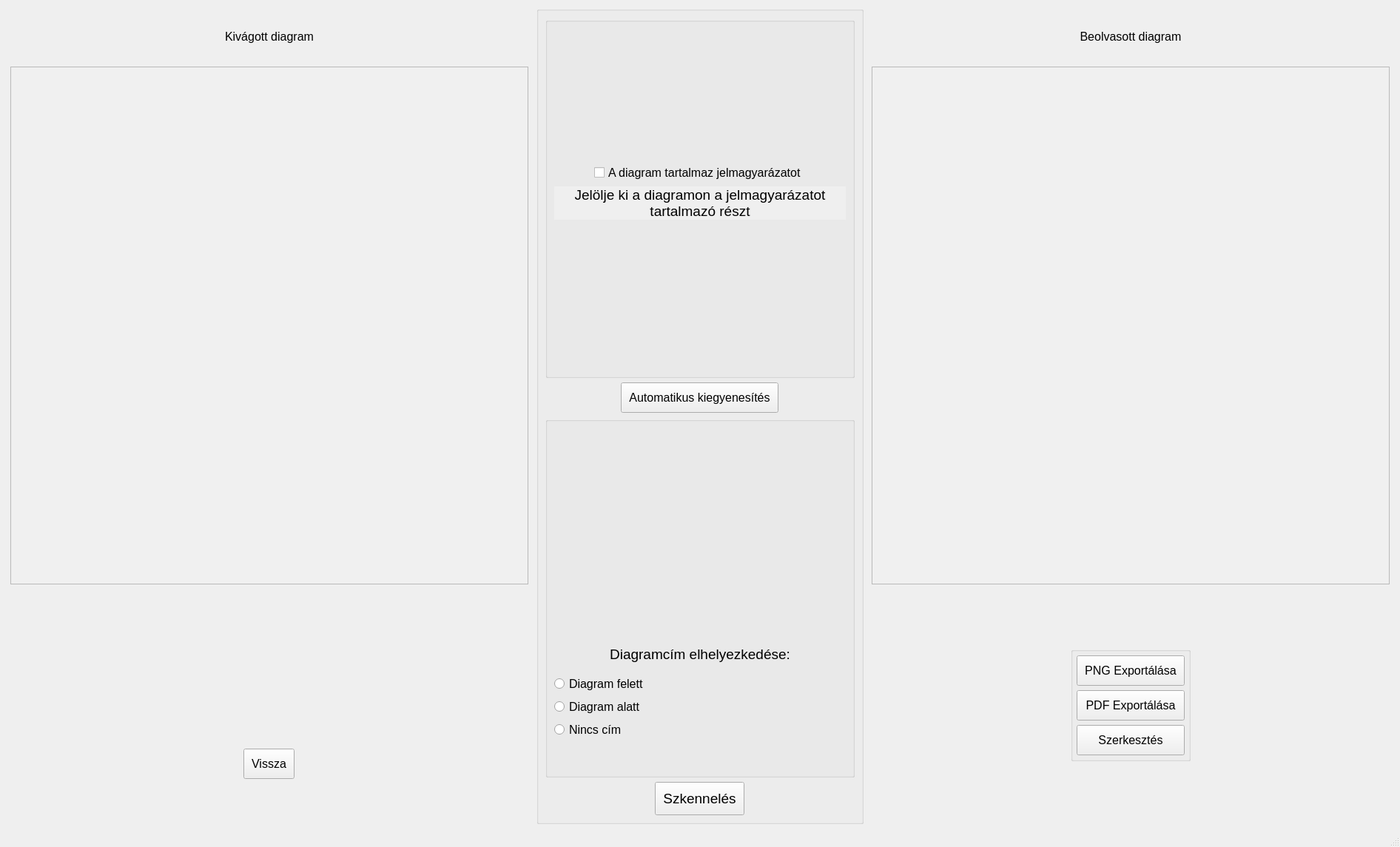
<?xml version="1.0" encoding="UTF-8"?>
<ui version="4.0">
 <class>Scanner</class>
 <widget class="QMainWindow" name="Scanner">
  <property name="geometry">
   <rect>
    <x>0</x>
    <y>0</y>
    <width>1892</width>
    <height>1145</height>
   </rect>
  </property>
  <property name="windowTitle">
   <string>MainWindow</string>
  </property>
  <widget class="QWidget" name="centralwidget">
   <layout class="QGridLayout" name="gridLayout">
    <item row="0" column="3">
     <widget class="QGroupBox" name="details_group">
      <layout class="QGridLayout" name="gridLayout_2">
       <item row="3" column="0" alignment="Qt::AlignHCenter|Qt::AlignVCenter">
        <widget class="QPushButton" name="scan">
         <property name="enabled">
          <bool>true</bool>
         </property>
         <property name="font">
          <font>
           <pointsize>14</pointsize>
          </font>
         </property>
         <property name="styleSheet">
          <string notr="true">padding: 10px</string>
         </property>
         <property name="text">
          <string>Szkennelés</string>
         </property>
        </widget>
       </item>
       <item row="2" column="0">
        <widget class="QGroupBox" name="title_group">
         <property name="enabled">
          <bool>true</bool>
         </property>
         <layout class="QGridLayout" name="title_layout" rowstretch="2,0,0,0,0,0,0,0,0">
          <item row="0" column="1">
           <spacer name="verticalSpacer">
            <property name="orientation">
             <enum>Qt::Vertical</enum>
            </property>
            <property name="sizeHint" stdset="0">
             <size>
              <width>20</width>
              <height>40</height>
             </size>
            </property>
           </spacer>
          </item>
          <item row="4" column="1">
           <widget class="QRadioButton" name="below">
            <property name="font">
             <font>
              <pointsize>12</pointsize>
              <italic>false</italic>
              <underline>false</underline>
             </font>
            </property>
            <property name="text">
             <string>Diagram alatt</string>
            </property>
           </widget>
          </item>
          <item row="2" column="1">
           <widget class="QLabel" name="label">
            <property name="sizePolicy">
             <sizepolicy hsizetype="Expanding" vsizetype="Expanding">
              <horstretch>0</horstretch>
              <verstretch>0</verstretch>
             </sizepolicy>
            </property>
            <property name="font">
             <font>
              <pointsize>14</pointsize>
             </font>
            </property>
            <property name="styleSheet">
             <string notr="true">padding:10px</string>
            </property>
            <property name="text">
             <string>Diagramcím elhelyezkedése:</string>
            </property>
            <property name="alignment">
             <set>Qt::AlignCenter</set>
            </property>
           </widget>
          </item>
          <item row="8" column="1">
           <spacer name="verticalSpacer_2">
            <property name="orientation">
             <enum>Qt::Vertical</enum>
            </property>
            <property name="sizeHint" stdset="0">
             <size>
              <width>20</width>
              <height>40</height>
             </size>
            </property>
           </spacer>
          </item>
          <item row="7" column="1">
           <widget class="QRadioButton" name="no_title">
            <property name="font">
             <font>
              <pointsize>12</pointsize>
              <italic>false</italic>
              <underline>false</underline>
             </font>
            </property>
            <property name="text">
             <string>Nincs cím</string>
            </property>
           </widget>
          </item>
          <item row="3" column="1">
           <widget class="QRadioButton" name="above">
            <property name="font">
             <font>
              <pointsize>12</pointsize>
              <italic>false</italic>
              <underline>false</underline>
             </font>
            </property>
            <property name="text">
             <string>Diagram felett</string>
            </property>
           </widget>
          </item>
         </layout>
        </widget>
       </item>
       <item row="0" column="0">
        <widget class="QGroupBox" name="legend_group">
         <layout class="QGridLayout" name="gridLayout_3">
          <item row="2" column="0">
           <widget class="QLabel" name="crop_legend_label">
            <property name="font">
             <font>
              <pointsize>14</pointsize>
             </font>
            </property>
            <property name="autoFillBackground">
             <bool>true</bool>
            </property>
            <property name="text">
             <string>Jelölje ki a diagramon a jelmagyarázatot tartalmazó részt</string>
            </property>
            <property name="alignment">
             <set>Qt::AlignCenter</set>
            </property>
            <property name="wordWrap">
             <bool>true</bool>
            </property>
            <property name="margin">
             <number>10</number>
            </property>
           </widget>
          </item>
          <item row="5" column="0">
           <spacer name="verticalSpacer_4">
            <property name="orientation">
             <enum>Qt::Vertical</enum>
            </property>
            <property name="sizeHint" stdset="0">
             <size>
              <width>20</width>
              <height>179</height>
             </size>
            </property>
           </spacer>
          </item>
          <item row="0" column="0">
           <spacer name="verticalSpacer_3">
            <property name="orientation">
             <enum>Qt::Vertical</enum>
            </property>
            <property name="sizeHint" stdset="0">
             <size>
              <width>20</width>
              <height>179</height>
             </size>
            </property>
           </spacer>
          </item>
          <item row="3" column="0" alignment="Qt::AlignHCenter|Qt::AlignVCenter">
           <widget class="QLabel" name="cropped_legend">
            <property name="sizePolicy">
             <sizepolicy hsizetype="Expanding" vsizetype="Expanding">
              <horstretch>0</horstretch>
              <verstretch>0</verstretch>
             </sizepolicy>
            </property>
            <property name="minimumSize">
             <size>
              <width>0</width>
              <height>0</height>
             </size>
            </property>
            <property name="maximumSize">
             <size>
              <width>400</width>
              <height>600</height>
             </size>
            </property>
            <property name="font">
             <font>
              <kerning>true</kerning>
             </font>
            </property>
            <property name="text">
             <string/>
            </property>
            <property name="scaledContents">
             <bool>false</bool>
            </property>
            <property name="alignment">
             <set>Qt::AlignCenter</set>
            </property>
           </widget>
          </item>
          <item row="1" column="0" alignment="Qt::AlignHCenter">
           <widget class="QCheckBox" name="contains_legend">
            <property name="font">
             <font>
              <pointsize>12</pointsize>
             </font>
            </property>
            <property name="text">
             <string>A diagram tartalmaz jelmagyarázatot</string>
            </property>
           </widget>
          </item>
         </layout>
        </widget>
       </item>
       <item row="1" column="0" alignment="Qt::AlignHCenter|Qt::AlignVCenter">
        <widget class="QPushButton" name="auto_straightening_button">
         <property name="font">
          <font>
           <pointsize>12</pointsize>
          </font>
         </property>
         <property name="styleSheet">
          <string notr="true">padding: 10px</string>
         </property>
         <property name="text">
          <string>Automatikus kiegyenesítés</string>
         </property>
        </widget>
       </item>
      </layout>
     </widget>
    </item>
    <item row="0" column="1">
     <layout class="QGridLayout" name="input_layout" rowstretch="0,0,1,1">
      <property name="leftMargin">
       <number>5</number>
      </property>
      <property name="topMargin">
       <number>5</number>
      </property>
      <property name="rightMargin">
       <number>5</number>
      </property>
      <property name="bottomMargin">
       <number>5</number>
      </property>
      <item row="2" column="0" alignment="Qt::AlignHCenter|Qt::AlignVCenter">
       <widget class="QLabel" name="file_name">
        <property name="sizePolicy">
         <sizepolicy hsizetype="Minimum" vsizetype="Minimum">
          <horstretch>0</horstretch>
          <verstretch>0</verstretch>
         </sizepolicy>
        </property>
        <property name="minimumSize">
         <size>
          <width>0</width>
          <height>70</height>
         </size>
        </property>
        <property name="maximumSize">
         <size>
          <width>16777215</width>
          <height>35</height>
         </size>
        </property>
        <property name="font">
         <font>
          <pointsize>12</pointsize>
         </font>
        </property>
        <property name="styleSheet">
         <string notr="true">padding: 10px</string>
        </property>
        <property name="text">
         <string/>
        </property>
        <property name="alignment">
         <set>Qt::AlignCenter</set>
        </property>
       </widget>
      </item>
      <item row="3" column="0" alignment="Qt::AlignHCenter|Qt::AlignVCenter">
       <widget class="QPushButton" name="back_button">
        <property name="enabled">
         <bool>true</bool>
        </property>
        <property name="sizePolicy">
         <sizepolicy hsizetype="Minimum" vsizetype="Minimum">
          <horstretch>0</horstretch>
          <verstretch>0</verstretch>
         </sizepolicy>
        </property>
        <property name="maximumSize">
         <size>
          <width>16777215</width>
          <height>16777215</height>
         </size>
        </property>
        <property name="font">
         <font>
          <pointsize>12</pointsize>
         </font>
        </property>
        <property name="styleSheet">
         <string notr="true">padding: 10px</string>
        </property>
        <property name="text">
         <string>Vissza</string>
        </property>
       </widget>
      </item>
      <item row="0" column="0" alignment="Qt::AlignHCenter|Qt::AlignVCenter">
       <widget class="QLabel" name="input_title">
        <property name="sizePolicy">
         <sizepolicy hsizetype="Minimum" vsizetype="Minimum">
          <horstretch>0</horstretch>
          <verstretch>0</verstretch>
         </sizepolicy>
        </property>
        <property name="minimumSize">
         <size>
          <width>700</width>
          <height>70</height>
         </size>
        </property>
        <property name="maximumSize">
         <size>
          <width>16777215</width>
          <height>70</height>
         </size>
        </property>
        <property name="font">
         <font>
          <pointsize>12</pointsize>
         </font>
        </property>
        <property name="styleSheet">
         <string notr="true">padding: 15px 10px</string>
        </property>
        <property name="text">
         <string>Kivágott diagram</string>
        </property>
        <property name="alignment">
         <set>Qt::AlignCenter</set>
        </property>
       </widget>
      </item>
      <item row="1" column="0" alignment="Qt::AlignHCenter|Qt::AlignVCenter">
       <widget class="InputImageView" name="input_image_view">
        <property name="enabled">
         <bool>true</bool>
        </property>
        <property name="sizePolicy">
         <sizepolicy hsizetype="Fixed" vsizetype="Fixed">
          <horstretch>0</horstretch>
          <verstretch>0</verstretch>
         </sizepolicy>
        </property>
        <property name="minimumSize">
         <size>
          <width>700</width>
          <height>700</height>
         </size>
        </property>
        <property name="maximumSize">
         <size>
          <width>16777215</width>
          <height>16777215</height>
         </size>
        </property>
        <property name="autoFillBackground">
         <bool>false</bool>
        </property>
        <property name="styleSheet">
         <string notr="true">background: rgb(240, 240, 240)</string>
        </property>
       </widget>
      </item>
     </layout>
    </item>
    <item row="0" column="6">
     <layout class="QGridLayout" name="output_layout" rowstretch="0,0,1">
      <property name="leftMargin">
       <number>5</number>
      </property>
      <property name="topMargin">
       <number>5</number>
      </property>
      <property name="rightMargin">
       <number>5</number>
      </property>
      <property name="bottomMargin">
       <number>5</number>
      </property>
      <item row="0" column="0" alignment="Qt::AlignHCenter|Qt::AlignVCenter">
       <widget class="QLabel" name="output_title">
        <property name="sizePolicy">
         <sizepolicy hsizetype="Minimum" vsizetype="Minimum">
          <horstretch>0</horstretch>
          <verstretch>0</verstretch>
         </sizepolicy>
        </property>
        <property name="minimumSize">
         <size>
          <width>700</width>
          <height>70</height>
         </size>
        </property>
        <property name="maximumSize">
         <size>
          <width>16777215</width>
          <height>70</height>
         </size>
        </property>
        <property name="font">
         <font>
          <pointsize>12</pointsize>
         </font>
        </property>
        <property name="styleSheet">
         <string notr="true">padding: 15px 10px</string>
        </property>
        <property name="text">
         <string>Beolvasott diagram</string>
        </property>
        <property name="alignment">
         <set>Qt::AlignCenter</set>
        </property>
       </widget>
      </item>
      <item row="2" column="0" alignment="Qt::AlignHCenter|Qt::AlignVCenter">
       <widget class="QGroupBox" name="export_edit_group">
        <layout class="QGridLayout" name="export_edit_layout">
         <property name="leftMargin">
          <number>5</number>
         </property>
         <property name="topMargin">
          <number>5</number>
         </property>
         <property name="rightMargin">
          <number>5</number>
         </property>
         <property name="bottomMargin">
          <number>5</number>
         </property>
         <item row="1" column="0">
          <widget class="QPushButton" name="export_button_pdf">
           <property name="enabled">
            <bool>true</bool>
           </property>
           <property name="sizePolicy">
            <sizepolicy hsizetype="Minimum" vsizetype="Minimum">
             <horstretch>0</horstretch>
             <verstretch>0</verstretch>
            </sizepolicy>
           </property>
           <property name="font">
            <font>
             <pointsize>12</pointsize>
            </font>
           </property>
           <property name="styleSheet">
            <string notr="true">padding: 10px</string>
           </property>
           <property name="text">
            <string>PDF Exportálása</string>
           </property>
          </widget>
         </item>
         <item row="2" column="0">
          <widget class="QPushButton" name="edit_button">
           <property name="enabled">
            <bool>true</bool>
           </property>
           <property name="sizePolicy">
            <sizepolicy hsizetype="Minimum" vsizetype="Minimum">
             <horstretch>0</horstretch>
             <verstretch>0</verstretch>
            </sizepolicy>
           </property>
           <property name="font">
            <font>
             <pointsize>12</pointsize>
            </font>
           </property>
           <property name="styleSheet">
            <string notr="true">padding: 10px</string>
           </property>
           <property name="text">
            <string>Szerkesztés</string>
           </property>
          </widget>
         </item>
         <item row="0" column="0">
          <widget class="QPushButton" name="export_button_png">
           <property name="enabled">
            <bool>true</bool>
           </property>
           <property name="sizePolicy">
            <sizepolicy hsizetype="Maximum" vsizetype="Maximum">
             <horstretch>0</horstretch>
             <verstretch>0</verstretch>
            </sizepolicy>
           </property>
           <property name="font">
            <font>
             <pointsize>12</pointsize>
            </font>
           </property>
           <property name="styleSheet">
            <string notr="true">padding: 10px</string>
           </property>
           <property name="text">
            <string>PNG Exportálása</string>
           </property>
          </widget>
         </item>
        </layout>
       </widget>
      </item>
      <item row="1" column="0" alignment="Qt::AlignHCenter|Qt::AlignVCenter">
       <widget class="ViewWithScene" name="output_view">
        <property name="sizePolicy">
         <sizepolicy hsizetype="Fixed" vsizetype="Fixed">
          <horstretch>0</horstretch>
          <verstretch>0</verstretch>
         </sizepolicy>
        </property>
        <property name="minimumSize">
         <size>
          <width>700</width>
          <height>700</height>
         </size>
        </property>
        <property name="maximumSize">
         <size>
          <width>16777215</width>
          <height>16777215</height>
         </size>
        </property>
        <property name="styleSheet">
         <string notr="true">background: rgb(240, 240, 240)</string>
        </property>
       </widget>
      </item>
     </layout>
    </item>
    <item row="0" column="2">
     <spacer name="horizontalSpacer">
      <property name="orientation">
       <enum>Qt::Horizontal</enum>
      </property>
      <property name="sizeHint" stdset="0">
       <size>
        <width>40</width>
        <height>20</height>
       </size>
      </property>
     </spacer>
    </item>
    <item row="0" column="5">
     <spacer name="horizontalSpacer_2">
      <property name="orientation">
       <enum>Qt::Horizontal</enum>
      </property>
      <property name="sizeHint" stdset="0">
       <size>
        <width>40</width>
        <height>20</height>
       </size>
      </property>
     </spacer>
    </item>
    <item row="0" column="0">
     <spacer name="horizontalSpacer_3">
      <property name="orientation">
       <enum>Qt::Horizontal</enum>
      </property>
      <property name="sizeHint" stdset="0">
       <size>
        <width>40</width>
        <height>20</height>
       </size>
      </property>
     </spacer>
    </item>
    <item row="0" column="7">
     <spacer name="horizontalSpacer_4">
      <property name="orientation">
       <enum>Qt::Horizontal</enum>
      </property>
      <property name="sizeHint" stdset="0">
       <size>
        <width>40</width>
        <height>20</height>
       </size>
      </property>
     </spacer>
    </item>
   </layout>
  </widget>
  <widget class="QMenuBar" name="menubar">
   <property name="geometry">
    <rect>
     <x>0</x>
     <y>0</y>
     <width>1892</width>
     <height>26</height>
    </rect>
   </property>
  </widget>
  <widget class="QStatusBar" name="statusbar"/>
 </widget>
 <customwidgets>
  <customwidget>
   <class>ViewWithScene</class>
   <extends>QGraphicsView</extends>
   <header location="global">viewWithScene</header>
  </customwidget>
  <customwidget>
   <class>InputImageView</class>
   <extends>QGraphicsView</extends>
   <header location="global">inputImageView</header>
  </customwidget>
 </customwidgets>
 <resources/>
 <connections/>
</ui>
